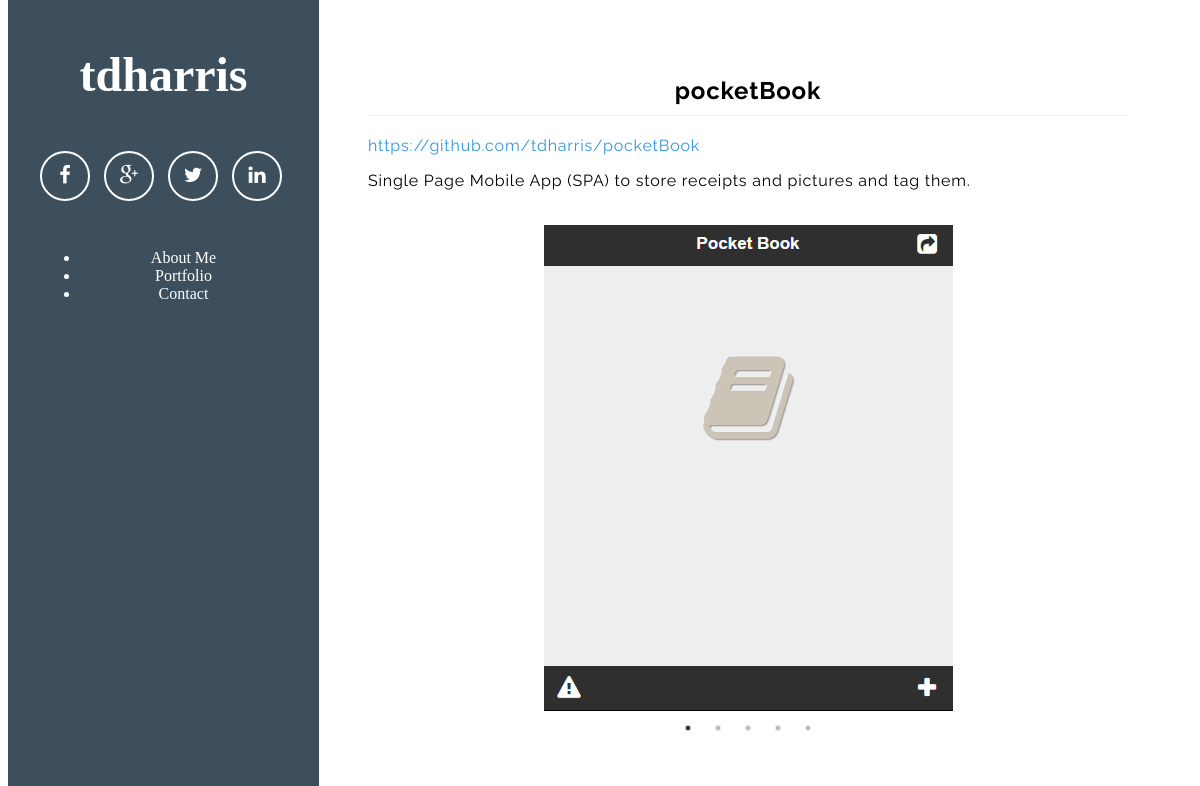
/?action=q&project=pocketBook, run on the app's committed database.
### tables this page shows
CREATE TABLE nav (
	navID		INT				NOT NULL	AUTO_INCREMENT,
	name      	VARCHAR(255)	NOT NULL,
	href		VARCHAR(255)				DEFAULT NULL,
	PRIMARY KEY (navID),
	UNIQUE INDEX name (name)
);

CREATE TABLE projects (
	projectID	INT				NOT NULL	AUTO_INCREMENT,
	sortOrder	INT				NOT NULL,
	projectName VARCHAR(255)	NOT NULL,
	category	VARCHAR(25)		NOT NULL,
	brief		VARCHAR(255)	NOT NULL,
	description	LONGTEXT					DEFAULT NULL,
	githubURL	VARCHAR(255)				DEFAULT NULL,
	PRIMARY KEY (projectID),
	UNIQUE INDEX projectName (projectName)
);

CREATE TABLE images (
	imageID		INT 			NOT NULL 	AUTO_INCREMENT,
	projectID	INT 						DEFAULT NULL,
	aboutID		INT 						DEFAULT NULL,
	url			VARCHAR(255)	NOT NULL,
	featured 	VARCHAR(0)					DEFAULT NULL,
	PRIMARY KEY (imageID),
	FOREIGN KEY (projectID)
		REFERENCES projects(projectID)
		ON DELETE CASCADE,
	FOREIGN KEY (aboutID)
		REFERENCES about(aboutID)
		ON DELETE CASCADE
);

### models/db.php (called while the page is built, shortened)
<?php
    include 'models/navbar.php';
    include 'models/project.php';
	class Database {
        private $host = "showcase.tdharris.net";
        private $user = "tdharris_admin";
        private $pass = "mylittlesecret";
        private $dbname = "tdharris_showcase";
	    public $db;
        private function Connect() {
            $dsn = 'mysql:host=' . $this -> host . ';dbname=' . $this-> dbname . ';charset=utf8';
            $options = array(PDO::ATTR_PERSISTENT => true, PDO::ATTR_ERRMODE => PDO::ERRMODE_EXCEPTION, PDO::MYSQL_ATTR_INIT_COMMAND => "SET NAMES utf8");
            try {
                $this -> db = new PDO($dsn, $this -> user, $this -> pass, $options);
                $this -> isConnected = true;
            } catch (PDOException $e) {
                $error_message = $e->getMessage();
                include 'error.php';
                exit;
            }
        }
        public function query($sql, $fetchmode = PDO::FETCH_CLASS) {
             try {
                $stmt = $this->db->prepare($sql);
                $stmt->execute();
                $statement = strtolower(explode(" ", $sql)[0]);
                if ($statement === 'select' || $statement === 'show') {
                return $stmt->fetchAll($fetchmode);
                }
                elseif ( $statement === 'insert' ||  $statement === 'update' || $statement === 'delete' ) {
                    return $stmt->rowCount();
                }
                else {
                    return NULL;
                }
            } catch(PDOException $e) {
                $error_message = $e->getMessage();
                include 'error.php';
                exit;
            }
        }
	}
    $db = new Database;
?>

### index.php (called while the page is built, shortened)
<?php
  require('models/db.php');
  $navbar = buildNav();
  $action = '';
  if (isset($_POST['action'])) {
    $action = $_POST['action'];
  } elseif (isset($_GET['action'])) {
    $action = $_GET['action'];
  }
  if ($action == 'q') {
    if(isset($_GET['url'])) {
      $url = $_GET['url'];
      $content = handleURL($url);
    } elseif (isset($_GET['project'])) {
      $project = $_GET['project'];
      $content = getProject($project);
    }
  };
  include 'views/view.php';
?>

### models/project.php (the view)
<?php
	function getProject($pj) {
		global $db;
		$content = '<section class="title">';
		$project = $db->query('SELECT * FROM projects WHERE projectName=\''.$pj.'\';')[0];
		$images = $db->query('SELECT i.url FROM images i
								RIGHT OUTER JOIN projects p ON i.projectID = p.projectID
								WHERE i.projectID = '.$project->projectID.
								' AND i.featured IS NULL', PDO::FETCH_ASSOC);
		$content .= '<h1>'.$project->projectName.'</h1>';
		$content .= '<a href="'.$project->githubURL.'"  target="_blank">'.$project->githubURL.'</a>';
		$content .= '<p>'.$project->description.'</p><br>';
		$content .= '<div class=\'slicky\'>';
		foreach($images as $image) {
			$content .= '<div><a href="img/projects/'.$image['url'].'"><img src="img/projects/'.$image['url'].'"></a></div>';
		};
		$content .= '</div></section>';
		return $content;
	};
?>

### models/navbar.php
<?php
	function buildNav() {
		global $db;
		$navItems = $db->query("SELECT * FROM nav;");
		if(is_array($navItems)) {
			$navigation = '<ul class="pure-menu-list">';
			foreach ($navItems as $item) {
				$navigation .= '<li class="pure-menu-item"><a href="?action=q&url=' . $item->href . '" class="pure-menu-link">' . $item->name . '</a></li>';
			}
			$navigation .= '</ul>';
		} else {
			$navigation = 'Sorry, a critical error occurred.';
		}
		return $navigation;
	}
?>

### css/aside.css (style rules this page uses)
* { -webkit-box-sizing: border-box; -moz-box-sizing: border-box; box-sizing: border-box; }
a { text-decoration: none; color: rgb(61, 146, 201); }
a, a:hover, a:focus, a:active, a.active { outline: 0; color: #3498db; text-decoration: none; }
.pure-menu-link { color: #fff; }

### css/home.css (style rules this page uses)
.title { font-family: "Raleway", "Helvetica Neue", Helvetica, Arial, sans-serif; max-width: 900px; margin: 0 auto; padding: 1em; background: #fff; letter-spacing: 0.05em; }
.title h1 { text-align: center; padding-bottom: 10px; border-bottom: 1px solid #eee; }
section { font-family: "Raleway", "Helvetica Neue", Helvetica, Arial, sans-serif; max-width: 900px; margin: 0 auto; padding: 1em; background: #fff; letter-spacing: 0.05em; }
p { font-family: "Raleway", "Helvetica Neue", Helvetica, Arial, sans-serif; }
img { max-width: 100%; min-height: auto%; margin-left:auto; margin-right:auto; }

### data on the page
nav: name "About Me"
nav: name "Portfolio"
nav: name "Contact"
projects: projectName "pocketBook", githubURL "https://github.com/tdharris/pocketBook", description "Single Page Mobile App (SPA) to store receipts and pictures and tag them."
images: url (picture)
